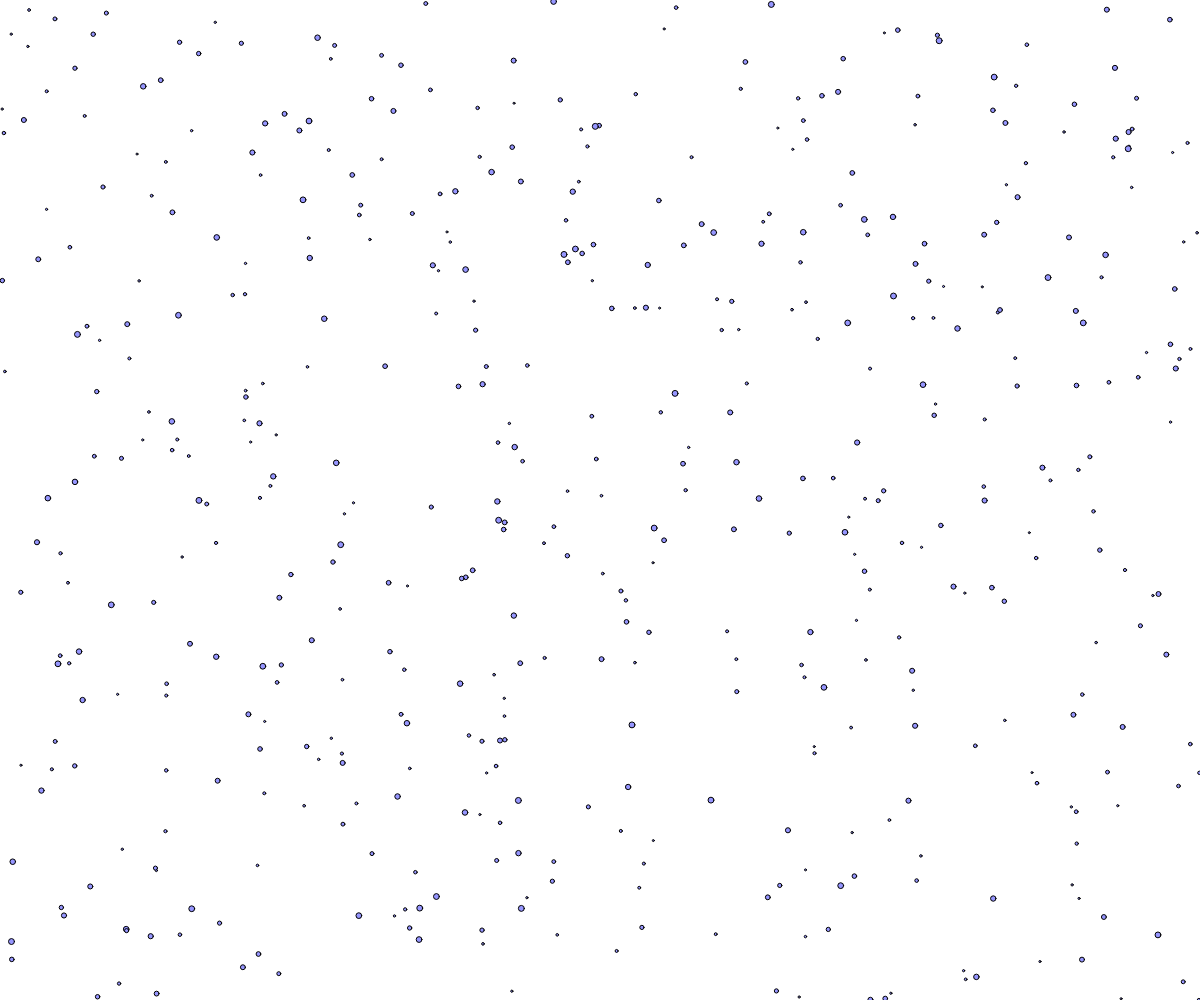
Frame 1 (no input)
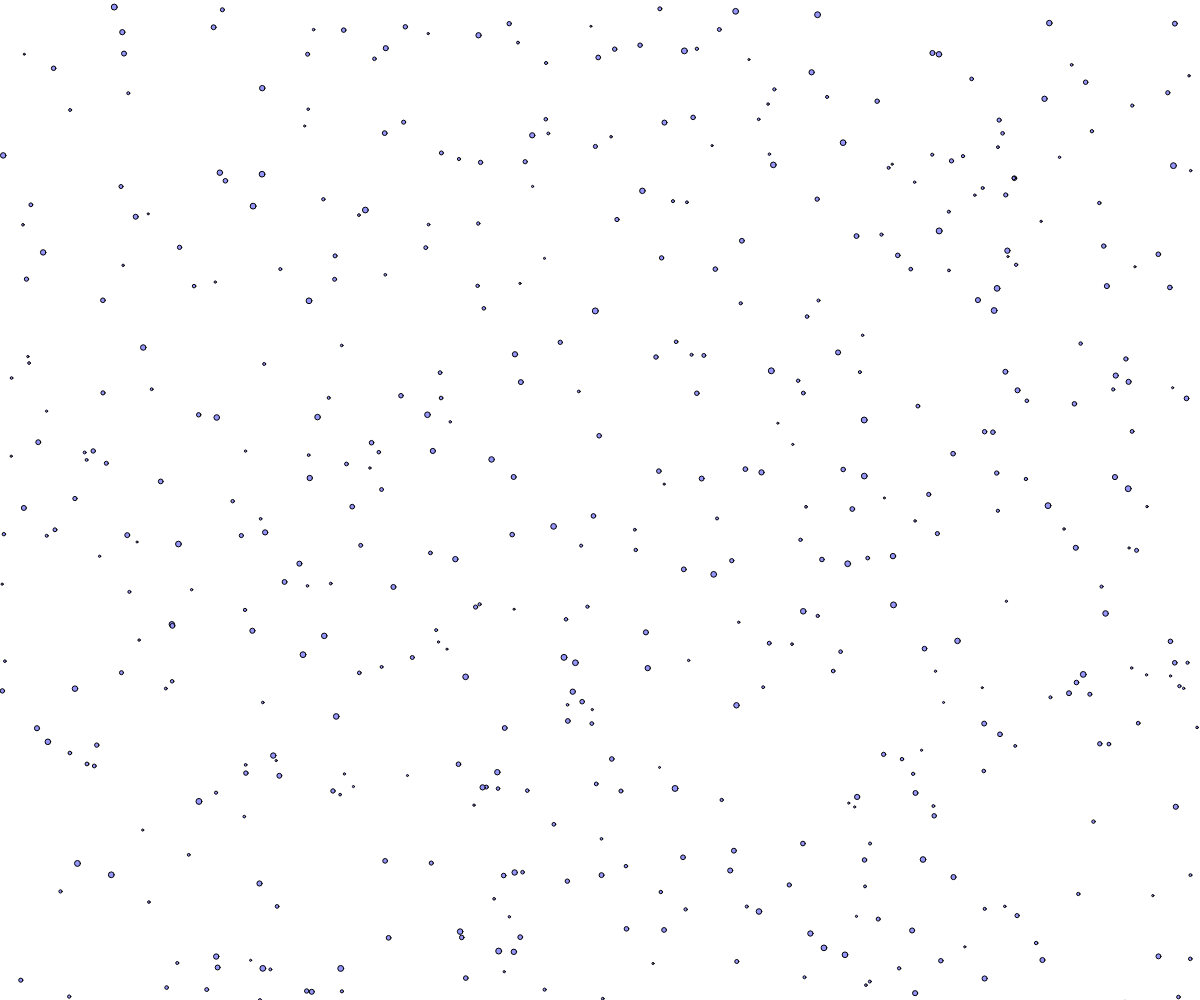
Frame 60 (no input)
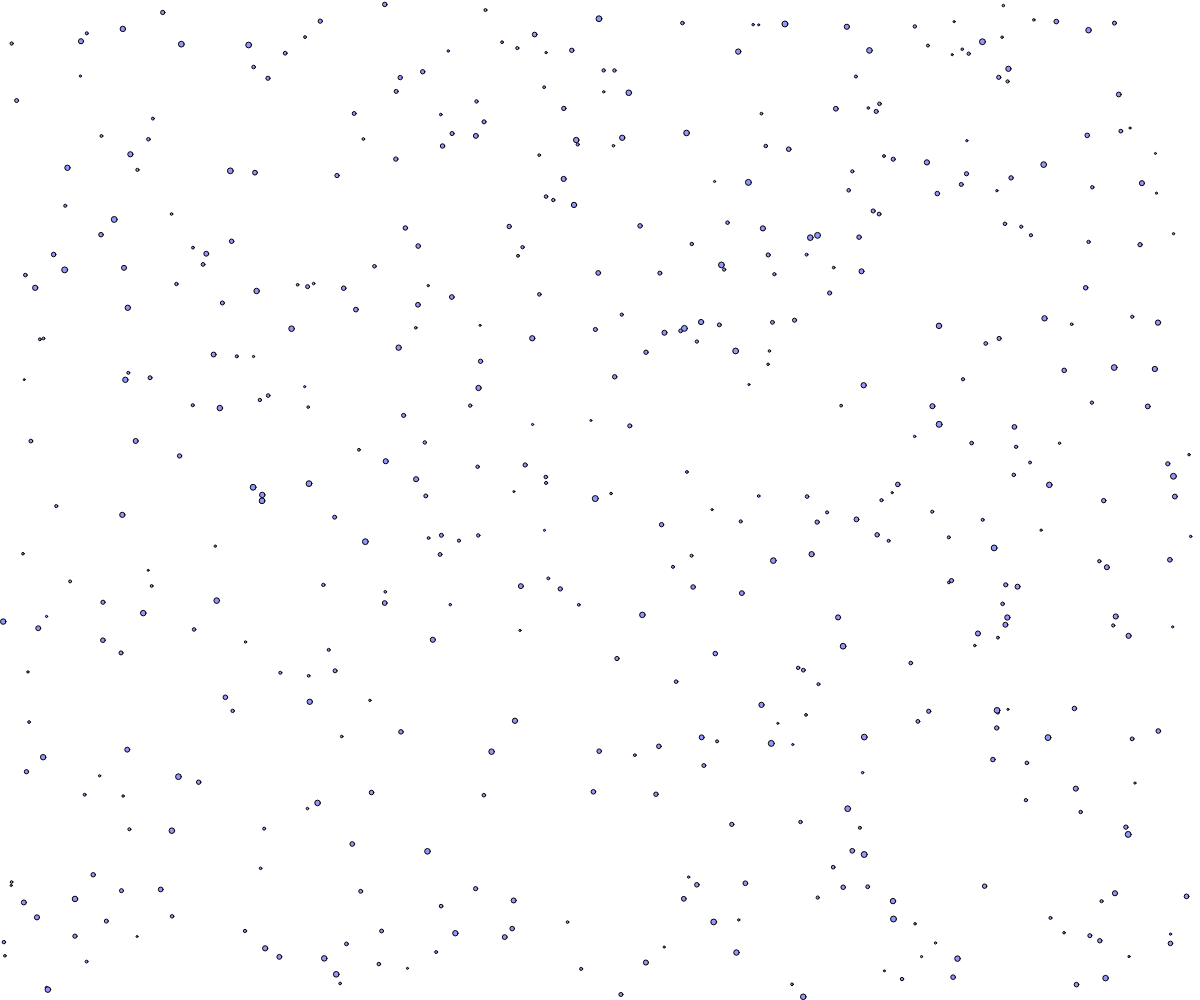
Frame 120 (the mouse pressed at the canvas centre since frame 60)

The p5.js sketch that drew these frames (run headless with seeded random() and noise() and a simulated clock; from frame 60 on, the mouse is pressed at the canvas centre):

// p5.js sketch
// ── sketch.js
// Sujet: objets et tableaux...
//
var balls = [];
var maxBalls;
//***************************************************
function setup() {
  createCanvas(windowWidth, windowHeight);
  maxBalls = 500;
  for (var i = 0; i < maxBalls; i++) {
    balls[i] = new Ball();
    balls[i].init();
  }
}
//***************************************************
function draw() {
  clear();
  for (var i = 0; i < maxBalls; i++) {
    balls[i].drawBall();
  }
}
//***************************************************
function Ball() {
  this.posy = random(0, windowHeight);
  this.couleur = color(150, 150, 255);
  this.vx = 0;
  this.vy = 1;

  this.init = function() {
    this.posx = random(0, windowWidth);
    this.taille = random(2, 6);
    this.speed = random(3, 9);
  }

  this.drawBall = function() {
    fill(this.couleur);
    ellipse(this.posx, this.posy, this.taille);
    this.update();
  }
  this.update = function() {
    if (this.posy > windowHeight) {
      this.posy = 0;
      this.init();
    }
    this.posx += this.vx * this.speed;
    this.posy += this.vy * this.speed;
  }
}
//***************************************************
function windowResized() {
  resizeCanvas(windowWidth, windowHeight);
}
//***************************************************
